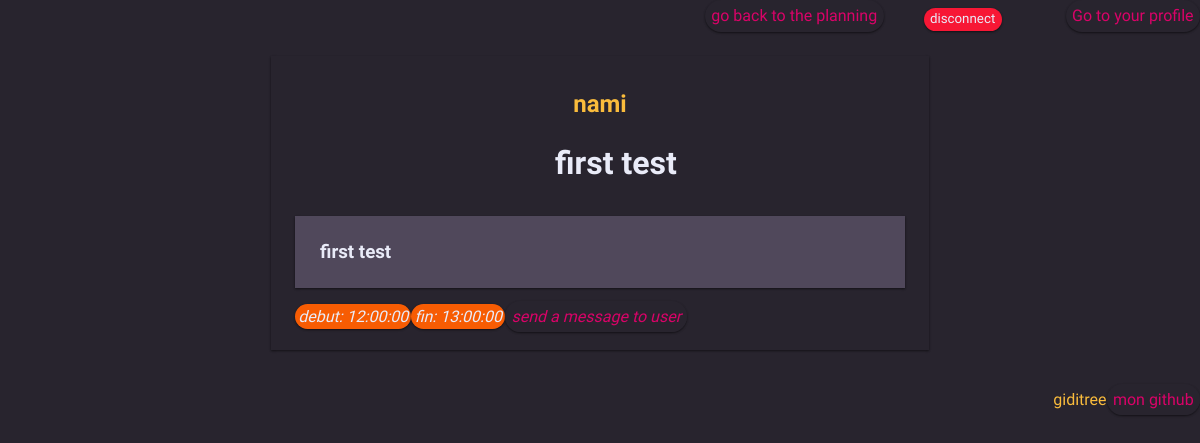
The app's page /reservation.php?idbookingsprofile=343794 (signed in) with its own data.
### tables this page shows
CREATE TABLE IF NOT EXISTS `utilisateurs` (
  `id` int(11) NOT NULL AUTO_INCREMENT,
  `login` varchar(255) NOT NULL,
  `password` varchar(255) NOT NULL,
  PRIMARY KEY (`id`)
);

CREATE TABLE IF NOT EXISTS `reservations` (
  `id` int(11) NOT NULL AUTO_INCREMENT,
  `titre` varchar(255) NOT NULL,
  `description` text NOT NULL,
  `debut` datetime NOT NULL,
  `fin` datetime NOT NULL,
  `id_utilisateur` int(11) NOT NULL,
  PRIMARY KEY (`id`)
);

### reservation.php (the view, shortened to what this page needs)
<?php
$servername = 'localhost';
$username = 'root';
$password = '';
$database = 'reservationsalles';
$conn = mysqli_connect($servername, $username, $password, $database);
?>
<!DOCTYPE html>
<html>
<head>
	<link rel="stylesheet" type="text/css" href="reservationsalles.css">
</head>
<body>
	<header>
			<a href="planning.php">go back to the planning</a>
<?php
if(isset($_COOKIE['connected'])){
	echo 	'<form action=""	method="post" >
				<input type="submit" name="disconnect" id="disconnect" value="disconnect">
			</form>';
	echo '<a href="profil.php" target="_top">Go to your profile</a>';
}
?>
	</header>
	<main class="maininsc">
		<div id="reserdiv">
<?php
if(isset($_COOKIE['connected'])){
	if(isset($_SESSION['reservation'])){
		$idres=$_SESSION['reservation'];
		$quest2=" SELECT * FROM reservations WHERE id = '$idres' ";
		$req2=mysqli_query($conn,$quest2);
		$res2=mysqli_fetch_all($req2,MYSQLI_ASSOC);
		$iduser=$res2[0]['id_utilisateur'];
		$quest3=" SELECT login FROM utilisateurs WHERE id = '$iduser' ";
		$req3=mysqli_query($conn,$quest3);
		$res3=mysqli_fetch_row($req3);
		echo '<span id="usertitle"><h2>'.$res3[0].'</h2></span>';
		echo '<span><h1>'.$res2[0]['titre'].'</h1></span>';
		echo '<span><h3>'.$res2[0]['description'].'</span></h3>';
		echo '<span class="idreserve">'.'<i>debut: '.substr($res2[0]['debut'],10).'</i></span>';
		echo '<span class="idreserve">'.'<i>fin: '.substr($res2[0]['fin'],10).'</i></span>';
		if($res2[0]['id_utilisateur']===$_COOKIE['id']){
		echo '	<form action="" method="post">
					<button type="submit" class="edits2" name="edit" value="'.$idres.'"><b>edit &#160;</b></button>
				</form>';
				if(isset($_POST['edit'])){
					$_SESSION['edit']=$_POST['edit'];
					$_SESSION['datetime']=$res2[0]['debut'];
					header('Location: reservation-form');
				}
		} else {
			echo '<a href="profil.php"><i>send a message to user</i></a>';
		}
	} else { echo 'no';}
} else { echo '<span>&#160;</span><h2>please, log in to see this event</h2>';
		 echo '<span>&#160;</span><a href="connexion.php" target="_top"> Log in </a><span>&#160;</span>';
}
?>
		</div>
	</main>
	<footer>
			<p>giditree<p>
			<a href="https://github.com/Giacomo-DeGrandi">mon github</a>
	</footer>
</body>
</html>

### reservationsalles.css (style rules this page uses)
:root { --generalfont: 'Source Sans Pro', sans-serif; --white: #E9EBF8; --black: black; --fontcolw: #FEFFFE; --bkg: #28242E; --bkgborder: #50485B; --bittered: #28242E; --yellored: #FABC3C; --slateblu: #8C78E2; --middleblu: #B7ABED; --colblu: #2584BB; --greeny: #00CC66; --rose: #D90368; --fuxia: #FC3692; --orange: #F75C03; --red: #F71735; --cardshad: rgba(0, 0, 0, 0.1) 0px 1px 3px 0px, rgba(0, 0, 0, 0.46) 0px 1px 2px 0px; --othershad: rgba(0, 0, 0, 0.36) 0px 1px 4px; --cardtitle: rgba(0, 0, 0, 0.06) 0px 2px 4px 0px inset; --titleshad: rgba(99, 99, 99, 0.2) 0px 2px 8px 0px; }
body { margin: 0px; font-family: var(--generalfont); background-color: var(--bittered); color: var(--yellored); }
header { display: flex; background-color: var(--bkg); justify-content: flex-end; max-height: 5vh; }
header a { margin-left: 2vh; color: var(--rose); margin-left: 8vh; }
a { background-color: var(--bittered); text-decoration: none; border-radius: 4vh; padding: 0.8vh; color: var(--rose); box-shadow: var(--cardshad); text-align: center; }
input { text-decoration: none; background-color: var(--white); padding: 0.8vh; color: var(--rose); border: none; cursor: pointer; font-family: var(--generalfont); box-shadow: var(--cardshad); line-height: 0.8em; }
input[type="submit"] { border-radius: 3vh; }
h1 { color: var(--white); text-shadow: var(--titleshad); margin-left: 4vh; line-height: 0.8em; }
h2 { font-size: 1em; line-height: 0.4em; }
#usertitle { font-size: 1.5em; }
footer { display: flex; justify-content: flex-end; align-items: flex-end; }
#reserdiv { display: flex; flex-direction: column; align-items: center; box-shadow: var(--cardshad); max-width: 100%; padding: 3vh; }
#reserdiv h3 { width: 70vh; background-color: var(--bkgborder); color: var(--white); border: solid 1px var(--bkgborder); box-shadow: var(--cardshad); text-align: justify; padding: 3vh; }
.idreserve { background-color: var(--orange); color: var(--white); border-radius: 3vh; box-shadow: var(--cardshad); padding: 0.4vh; }
#disconnect { margin-left: 5vh; margin-top: 1vh; background-color: var(--red); color: var(--white); }
.maininsc { border-radius: 1vh; padding: 3vh; display: flex; flex-direction: column; align-items: center; }

### records on screen
utilisateurs: login "nami"
reservations: titre "first test", description "first test", debut "12:00:00", fin "13:00:00"
